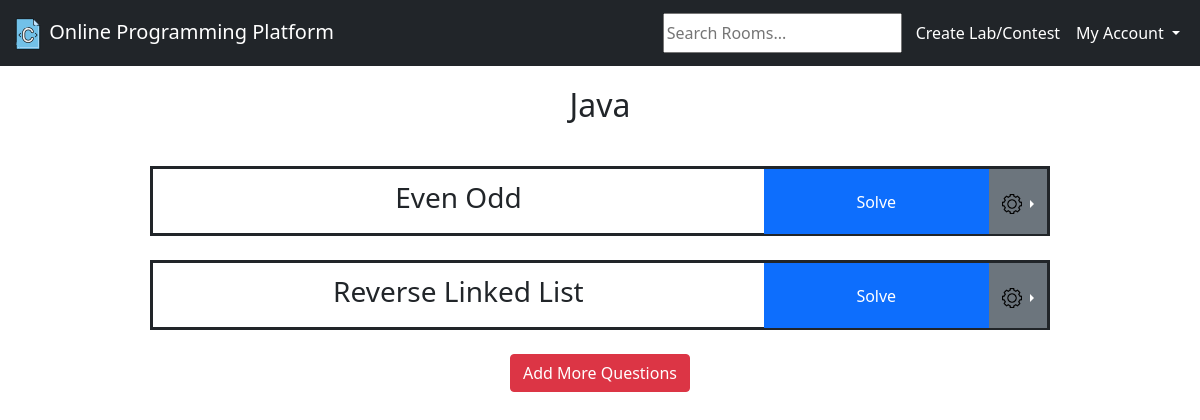
The app's page /room/4/ (signed in), older data.
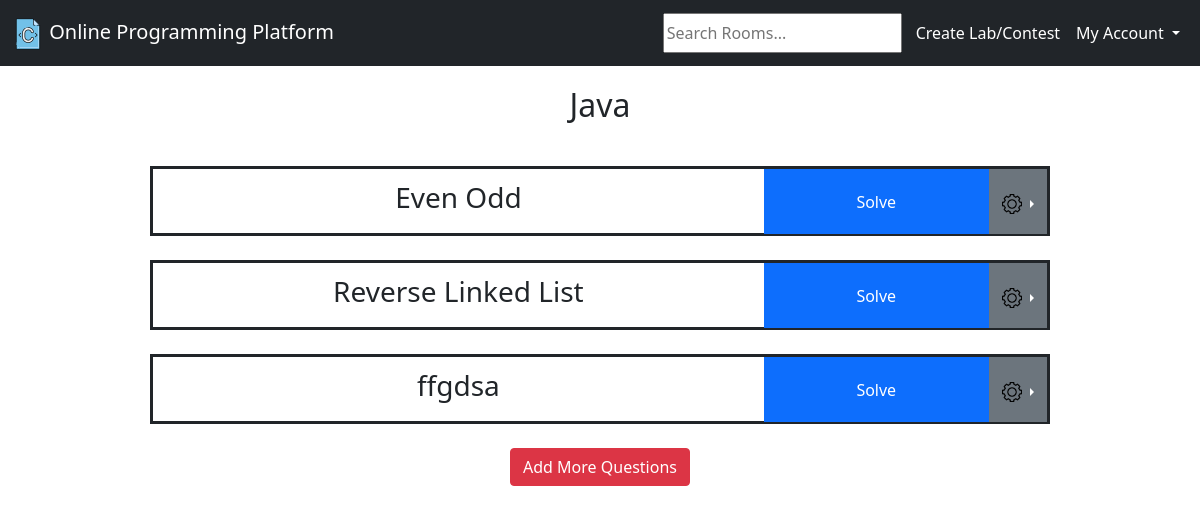
The same page, newer data.
### base/models.py (models this page shows, shortened)
class Question(models.Model):
    question_title = models.CharField(max_length=50)
    question_full = models.TextField()
    sample_test_case = models.TextField()
    updated = models.DateTimeField(auto_now=True)
    created = models.DateTimeField(auto_now_add=True)
    room = models.ForeignKey(Room, on_delete=models.CASCADE)

### base/views.py (the view)
# urls.py: path('room/<str:pk>/', views.room, name="room"),
def room(request, pk):
    room = Room.objects.get(id=pk)
    questions = Question.objects.filter(room=pk)
    context = {'room': room, 'questions': questions}
    return render(request, "room.html", context)

### templates/room.html (shortened to what this page needs)
{% extends 'main.html' %}
{% block style %}
    {% load static %}
    <link rel="stylesheet" href="{% static 'css/room_style.css' %}">
{% endblock %}
{% block content %}
<div class="room-container">
    <div>
        <h2 style="text-align:center;padding:10px;">{{room.name}}</h2>
        <br>
    </div>
    <div>
        <div>
            {% for question in questions %}
            <div class="question-tile">
                <div class="question-tile-name">
                    <h3>{{question.question_title}}</h3>
                </div>
                <div class="question-tile-button">
                    <a href="/room/{{room.id}}/{{question.id}}" class="btn btn-primary rounded-0">Solve</a>
                </div>
                {% if request.user == room.host %}
                <div class="question-tile-settings">
                <div class="btn-group dropend">
                    <button type="button" class="btn btn-secondary dropdown-toggle rounded-0" data-bs-toggle="dropdown"
                            aria-expanded="false">
                        {% load static %}
                        <img src="{% static 'images/gear.png' %}" width="20px">
                    </button>
                </div>
                    </div>
                {%endif%}
            </div>
            <br>
            {% endfor %}
        </div>
        <div style="text-align:center">
            <a class="btn btn-danger" href="//{{request.get_host}}/create_question" role="button">Add More Questions</a>
        </div>
    </div>
</div>
{% endblock %}

Row changes from the older to the newer data that the page shows:
added Question: question_title "ffgdsa"
